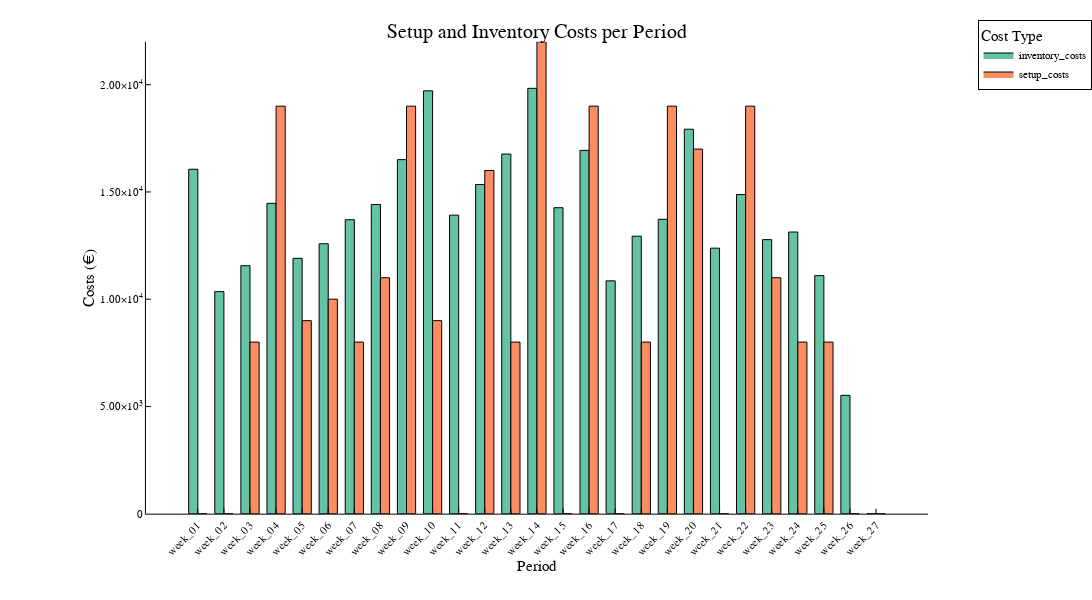

Notebook code for this chart:
### Markdown cell above
The following code calls the setup and inventory costs plot.

### Code cell
stacked_costs = create_cost_results()
p = create_cost_plot(stacked_costs)

### Figure 1 — Plotly figure (JSON) as saved in the notebook; plotly's stock layout.template omitted (floating-point values rounded to 4 significant figures)
{"data": [{"fill": "tozeroy", "fillcolor": "rgba(102, 194, 165, 1.000)", "legendgroup": "inventory_costs", "line": {"color": "rgba(0, 0, 0, 1.000)", "dash": "solid", "width": 1}, "mode": "lines", "name": "inventory_costs", "showlegend": true, "type": "scatter", "x": [0.15, 0.15, 0.5, 0.5, 0.15, 0.15], "xaxis": "x1", "y": [16060.0, 0, 0, 16060.0, 16060.0, 16060.0], "yaxis": "y1"}, {"fill": "tozeroy", "fillcolor": "rgba(102, 194, 165, 1.000)", "legendgroup": "inventory_costs", "line": {"color": "rgba(0, 0, 0, 1.000)", "dash": "solid", "width": 1}, "mode": "lines", "name": "inventory_costs", "showlegend": false, "type": "scatter", "x": [1.15, 1.15, 1.5, 1.5, 1.15, 1.15], "xaxis": "x1", "y": [10350.0, 0, 0, 10350.0, 10350.0, 10350.0], "yaxis": "y1"}, {"fill": "tozeroy", "fillcolor": "rgba(102, 194, 165, 1.000)", "legendgroup": "inventory_costs", "line": {"color": "rgba(0, 0, 0, 1.000)", "dash": "solid", "width": 1}, "mode": "lines", "name": "inventory_costs", "showlegend": false, "type": "scatter", "x": [2.15, 2.15, 2.5, 2.5, 2.15, 2.15], "xaxis": "x1", "y": [11560.0, 0, 0, 11560.0, 11560.0, 11560.0], "yaxis": "y1"}, {"fill": "tozeroy", "fillcolor": "rgba(102, 194, 165, 1.000)", "legendgroup": "inventory_costs", "line": {"color": "rgba(0, 0, 0, 1.000)", "dash": "solid", "width": 1}, "mode": "lines", "name": "inventory_costs", "showlegend": false, "type": "scatter", "x": [3.15, 3.15, 3.5, 3.5, 3.15, 3.15], "xaxis": "x1", "y": [14470.0, 0, 0, 14470.0, 14470.0, 14470.0], "yaxis": "y1"}, {"fill": "tozeroy", "fillcolor": "rgba(102, 194, 165, 1.000)", "legendgroup": "inventory_costs", "line": {"color": "rgba(0, 0, 0, 1.000)", "dash": "solid", "width": 1}, "mode": "lines", "name": "inventory_costs", "showlegend": false, "type": "scatter", "x": [4.15, 4.15, 4.5, 4.5, 4.15, 4.15], "xaxis": "x1", "y": [11900.0, 0, 0, 11900.0, 11900.0, 11900.0], "yaxis": "y1"}, {"fill": "tozeroy", "fillcolor": "rgba(102, 194, 165, 1.000)", "legendgroup": "inventory_costs", "line": {"color": "rgba(0, 0, 0, 1.000)", "dash": "solid", "width": 1}, "mode": "lines", "name": "inventory_costs", "showlegend": false, "type": "scatter", "x": [5.15, 5.15, 5.5, 5.5, 5.15, 5.15], "xaxis": "x1", "y": [12580.0, 0, 0, 12580.0, 12580.0, 12580.0], "yaxis": "y1"}, {"fill": "tozeroy", "fillcolor": "rgba(102, 194, 165, 1.000)", "legendgroup": "inventory_costs", "line": {"color": "rgba(0, 0, 0, 1.000)", "dash": "solid", "width": 1}, "mode": "lines", "name": "inventory_costs", "showlegend": false, "type": "scatter", "x": [6.15, 6.15, 6.5, 6.5, 6.15, 6.15], "xaxis": "x1", "y": [13700.0, 0, 0, 13700.0, 13700.0, 13700.0], "yaxis": "y1"}, {"fill": "tozeroy", "fillcolor": "rgba(102, 194, 165, 1.000)", "legendgroup": "inventory_costs", "line": {"color": "rgba(0, 0, 0, 1.000)", "dash": "solid", "width": 1}, "mode": "lines", "name": "inventory_costs", "showlegend": false, "type": "scatter", "x": [7.15, 7.15, 7.5, 7.5, 7.15, 7.15], "xaxis": "x1", "y": [14410.0, 0, 0, 14410.0, 14410.0, 14410.0], "yaxis": "y1"}, {"fill": "tozeroy", "fillcolor": "rgba(102, 194, 165, 1.000)", "legendgroup": "inventory_costs", "line": {"color": "rgba(0, 0, 0, 1.000)", "dash": "solid", "width": 1}, "mode": "lines", "name": "inventory_costs", "showlegend": false, "type": "scatter", "x": [8.15, 8.15, 8.5, 8.5, 8.15, 8.15], "xaxis": "x1", "y": [16510.0, 0, 0, 16510.0, 16510.0, 16510.0], "yaxis": "y1"}, {"fill": "tozeroy", "fillcolor": "rgba(102, 194, 165, 1.000)", "legendgroup": "inventory_costs", "line": {"color": "rgba(0, 0, 0, 1.000)", "dash": "solid", "width": 1}, "mode": "lines", "name": "inventory_costs", "showlegend": false, "type": "scatter", "x": [9.15, 9.15, 9.5, 9.5, 9.15, 9.15], "xaxis": "x1", "y": [19710.0, 0, 0, 19710.0, 19710.0, 19710.0], "yaxis": "y1"}, {"fill": "tozeroy", "fillcolor": "rgba(102, 194, 165, 1.000)", "legendgroup": "inventory_costs", "line": {"color": "rgba(0, 0, 0, 1.000)", "dash": "solid", "width": 1}, "mode": "lines", "name": "inventory_costs", "showlegend": false, "type": "scatter", "x": [10.15, 10.15, 10.5, 10.5, 10.15, 10.15], "xaxis": "x1", "y": [13920.0, 0, 0, 13920.0, 13920.0, 13920.0], "yaxis": "y1"}, {"fill": "tozeroy", "fillcolor": "rgba(102, 194, 165, 1.000)", "legendgroup": "inventory_costs", "line": {"color": "rgba(0, 0, 0, 1.000)", "dash": "solid", "width": 1}, "mode": "lines", "name": "inventory_costs", "showlegend": false, "type": "scatter", "x": [11.15, 11.15, 11.5, 11.5, 11.15, 11.15], "xaxis": "x1", "y": [15350.0, 0, 0, 15350.0, 15350.0, 15350.0], "yaxis": "y1"}, {"fill": "tozeroy", "fillcolor": "rgba(102, 194, 165, 1.000)", "legendgroup": "inventory_costs", "line": {"color": "rgba(0, 0, 0, 1.000)", "dash": "solid", "width": 1}, "mode": "lines", "name": "inventory_costs", "showlegend": false, "type": "scatter", "x": [12.15, 12.15, 12.5, 12.5, 12.15, 12.15], "xaxis": "x1", "y": [16770.0, 0, 0, 16770.0, 16770.0, 16770.0], "yaxis": "y1"}, {"fill": "tozeroy", "fillcolor": "rgba(102, 194, 165, 1.000)", "legendgroup": "inventory_costs", "line": {"color": "rgba(0, 0, 0, 1.000)", "dash": "solid", "width": 1}, "mode": "lines", "name": "inventory_costs", "showlegend": false, "type": "scatter", "x": [13.15, 13.15, 13.5, 13.5, 13.15, 13.15], "xaxis": "x1", "y": [19830.0, 0, 0, 19830.0, 19830.0, 19830.0], "yaxis": "y1"}, {"fill": "tozeroy", "fillcolor": "rgba(102, 194, 165, 1.000)", "legendgroup": "inventory_costs", "line": {"color": "rgba(0, 0, 0, 1.000)", "dash": "solid", "width": 1}, "mode": "lines", "name": "inventory_costs", "showlegend": false, "type": "scatter", "x": [14.15, 14.15, 14.5, 14.5, 14.15, 14.15], "xaxis": "x1", "y": [14260.0, 0, 0, 14260.0, 14260.0, 14260.0], "yaxis": "y1"}, {"fill": "tozeroy", "fillcolor": "rgba(102, 194, 165, 1.000)", "legendgroup": "inventory_costs", "line": {"color": "rgba(0, 0, 0, 1.000)", "dash": "solid", "width": 1}, "mode": "lines", "name": "inventory_costs", "showlegend": false, "type": "scatter", "x": [15.15, 15.15, 15.5, 15.5, 15.15, 15.15], "xaxis": "x1", "y": [16940.0, 0, 0, 16940.0, 16940.0, 16940.0], "yaxis": "y1"}, {"fill": "tozeroy", "fillcolor": "rgba(102, 194, 165, 1.000)", "legendgroup": "inventory_costs", "line": {"color": "rgba(0, 0, 0, 1.000)", "dash": "solid", "width": 1}, "mode": "lines", "name": "inventory_costs", "showlegend": false, "type": "scatter", "x": [16.15, 16.15, 16.5, 16.5, 16.15, 16.15], "xaxis": "x1", "y": [10850.0, 0, 0, 10850.0, 10850.0, 10850.0], "yaxis": "y1"}, {"fill": "tozeroy", "fillcolor": "rgba(102, 194, 165, 1.000)", "legendgroup": "inventory_costs", "line": {"color": "rgba(0, 0, 0, 1.000)", "dash": "solid", "width": 1}, "mode": "lines", "name": "inventory_costs", "showlegend": false, "type": "scatter", "x": [17.15, 17.15, 17.5, 17.5, 17.15, 17.15], "xaxis": "x1", "y": [12940.0, 0, 0, 12940.0, 12940.0, 12940.0], "yaxis": "y1"}, {"fill": "tozeroy", "fillcolor": "rgba(102, 194, 165, 1.000)", "legendgroup": "inventory_costs", "line": {"color": "rgba(0, 0, 0, 1.000)", "dash": "solid", "width": 1}, "mode": "lines", "name": "inventory_costs", "showlegend": false, "type": "scatter", "x": [18.15, 18.15, 18.5, 18.5, 18.15, 18.15], "xaxis": "x1", "y": [13730.0, 0, 0, 13730.0, 13730.0, 13730.0], "yaxis": "y1"}, {"fill": "tozeroy", "fillcolor": "rgba(102, 194, 165, 1.000)", "legendgroup": "inventory_costs", "line": {"color": "rgba(0, 0, 0, 1.000)", "dash": "solid", "width": 1}, "mode": "lines", "name": "inventory_costs", "showlegend": false, "type": "scatter", "x": [19.15, 19.15, 19.5, 19.5, 19.15, 19.15], "xaxis": "x1", "y": [17920.0, 0, 0, 17920.0, 17920.0, 17920.0], "yaxis": "y1"}, {"fill": "tozeroy", "fillcolor": "rgba(102, 194, 165, 1.000)", "legendgroup": "inventory_costs", "line": {"color": "rgba(0, 0, 0, 1.000)", "dash": "solid", "width": 1}, "mode": "lines", "name": "inventory_costs", "showlegend": false, "type": "scatter", "x": [20.15, 20.15, 20.5, 20.5, 20.15, 20.15], "xaxis": "x1", "y": [12380.0, 0, 0, 12380.0, 12380.0, 12380.0], "yaxis": "y1"}, {"fill": "tozeroy", "fillcolor": "rgba(102, 194, 165, 1.000)", "legendgroup": "inventory_costs", "line": {"color": "rgba(0, 0, 0, 1.000)", "dash": "solid", "width": 1}, "mode": "lines", "name": "inventory_costs", "showlegend": false, "type": "scatter", "x": [21.15, 21.15, 21.5, 21.5, 21.15, 21.15], "xaxis": "x1", "y": [14880.0, 0, 0, 14880.0, 14880.0, 14880.0], "yaxis": "y1"}, {"fill": "tozeroy", "fillcolor": "rgba(102, 194, 165, 1.000)", "legendgroup": "inventory_costs", "line": {"color": "rgba(0, 0, 0, 1.000)", "dash": "solid", "width": 1}, "mode": "lines", "name": "inventory_costs", "showlegend": false, "type": "scatter", "x": [22.15, 22.15, 22.5, 22.5, 22.15, 22.15], "xaxis": "x1", "y": [12780.0, 0, 0, 12780.0, 12780.0, 12780.0], "yaxis": "y1"}, {"fill": "tozeroy", "fillcolor": "rgba(102, 194, 165, 1.000)", "legendgroup": "inventory_costs", "line": {"color": "rgba(0, 0, 0, 1.000)", "dash": "solid", "width": 1}, "mode": "lines", "name": "inventory_costs", "showlegend": false, "type": "scatter", "x": [23.15, 23.15, 23.5, 23.5, 23.15, 23.15], "xaxis": "x1", "y": [13130.0, 0, 0, 13130.0, 13130.0, 13130.0], "yaxis": "y1"}, {"fill": "tozeroy", "fillcolor": "rgba(102, 194, 165, 1.000)", "legendgroup": "inventory_costs", "line": {"color": "rgba(0, 0, 0, 1.000)", "dash": "solid", "width": 1}, "mode": "lines", "name": "inventory_costs", "showlegend": false, "type": "scatter", "x": [24.15, 24.15, 24.5, 24.5, 24.15, 24.15], "xaxis": "x1", "y": [11100.0, 0, 0, 11100.0, 11100.0, 11100.0], "yaxis": "y1"}, {"fill": "tozeroy", "fillcolor": "rgba(102, 194, 165, 1.000)", "legendgroup": "inventory_costs", "line": {"color": "rgba(0, 0, 0, 1.000)", "dash": "solid", "width": 1}, "mode": "lines", "name": "inventory_costs", "showlegend": false, "type": "scatter", "x": [25.15, 25.15, 25.5, 25.5, 25.15, 25.15], "xaxis": "x1", "y": [5515.0, 0, 0, 5515.0, 5515.0, 5515.0], "yaxis": "y1"}, {"fill": "tozeroy", "fillcolor": "rgba(102, 194, 165, 1.000)", "legendgroup": "inventory_costs", "line": {"color": "rgba(0, 0, 0, 1.000)", "dash": "solid", "width": 1}, "mode": "lines", "name": "inventory_costs", "showlegend": false, "type": "scatter", "x": [26.15, 26.15, 26.5, 26.5, 26.15, 26.15], "xaxis": "x1", "y": [0, 0, 0, 0, 0, 0], "yaxis": "y1"}, {"colorbar": {"len": 0.8426, "title": "", "x": 0.9967, "y": 0.5397}, "legendgroup": "inventory_costs", "marker": {"color": "rgba(102, 194, 165, 0.000)", "line": {"color": "rgba(0, 0, 0, 0.000)", "width": 1}, "size": 0, "symbol": "circle"}, "mode": "markers", "name": "inventory_costs", "showlegend": false, "type": "scatter", "x": [0.325, 1.325, 2.325, 3.325, 4.325, 5.325, 6.325, 7.325, 8.325, 9.325, 10.33, 11.33, 12.33, 13.33, 14.33, 15.33, 16.32, 17.32, 18.32, 19.32, 20.32, 21.32, 22.32, 23.32, 24.32, 25.32, 26.32], "xaxis": "x", "y": [16060.0, 10350.0, 11560.0, 14470.0, 11900.0, 12580.0, 13700.0, 14410.0, 16510.0, 19710.0, 13920.0, 15350.0, 16770.0, 19830.0, 14260.0, 16940.0, 10850.0, 12940.0, 13730.0, 17920.0, 12380.0, 14880.0, 12780.0, 13130.0, 11100.0, 5515.0, 0], "yaxis": "y"}, {"fill": "tozeroy", "fillcolor": "rgba(252, 141, 98, 1.000)", "legendgroup": "setup_costs", "line": {"color": "rgba(0, 0, 0, 1.000)", "dash": "solid", "width": 1}, "mode": "lines", "name": "setup_costs", "showlegend": true, "type": "scatter", "x": [0.5, 0.5, 0.85, 0.85, 0.5, 0.5], "xaxis": "x1", "y": [0, 0, 0, 0, 0, 0], "yaxis": "y1"}, {"fill": "tozeroy", "fillcolor": "rgba(252, 141, 98, 1.000)", "legendgroup": "setup_costs", "line": {"color": "rgba(0, 0, 0, 1.000)", "dash": "solid", "width": 1}, "mode": "lines", "name": "setup_costs", "showlegend": false, "type": "scatter", "x": [1.5, 1.5, 1.85, 1.85, 1.5, 1.5], "xaxis": "x1", "y": [0, 0, 0, 0, 0, 0], "yaxis": "y1"}, {"fill": "tozeroy", "fillcolor": "rgba(252, 141, 98, 1.000)", "legendgroup": "setup_costs", "line": {"color": "rgba(0, 0, 0, 1.000)", "dash": "solid", "width": 1}, "mode": "lines", "name": "setup_costs", "showlegend": false, "type": "scatter", "x": [2.5, 2.5, 2.85, 2.85, 2.5, 2.5], "xaxis": "x1", "y": [8000, 0, 0, 8000, 8000, 8000], "yaxis": "y1"}, {"fill": "tozeroy", "fillcolor": "rgba(252, 141, 98, 1.000)", "legendgroup": "setup_costs", "line": {"color": "rgba(0, 0, 0, 1.000)", "dash": "solid", "width": 1}, "mode": "lines", "name": "setup_costs", "showlegend": false, "type": "scatter", "x": [3.5, 3.5, 3.85, 3.85, 3.5, 3.5], "xaxis": "x1", "y": [19000, 0, 0, 19000, 19000, 19000], "yaxis": "y1"}, {"fill": "tozeroy", "fillcolor": "rgba(252, 141, 98, 1.000)", "legendgroup": "setup_costs", "line": {"color": "rgba(0, 0, 0, 1.000)", "dash": "solid", "width": 1}, "mode": "lines", "name": "setup_costs", "showlegend": false, "type": "scatter", "x": [4.5, 4.5, 4.85, 4.85, 4.5, 4.5], "xaxis": "x1", "y": [9000, 0, 0, 9000, 9000, 9000], "yaxis": "y1"}, {"fill": "tozeroy", "fillcolor": "rgba(252, 141, 98, 1.000)", "legendgroup": "setup_costs", "line": {"color": "rgba(0, 0, 0, 1.000)", "dash": "solid", "width": 1}, "mode": "lines", "name": "setup_costs", "showlegend": false, "type": "scatter", "x": [5.5, 5.5, 5.85, 5.85, 5.5, 5.5], "xaxis": "x1", "y": [10000.0, 0, 0, 10000.0, 10000.0, 10000.0], "yaxis": "y1"}, {"fill": "tozeroy", "fillcolor": "rgba(252, 141, 98, 1.000)", "legendgroup": "setup_costs", "line": {"color": "rgba(0, 0, 0, 1.000)", "dash": "solid", "width": 1}, "mode": "lines", "name": "setup_costs", "showlegend": false, "type": "scatter", "x": [6.5, 6.5, 6.85, 6.85, 6.5, 6.5], "xaxis": "x1", "y": [8000, 0, 0, 8000, 8000, 8000], "yaxis": "y1"}, {"fill": "tozeroy", "fillcolor": "rgba(252, 141, 98, 1.000)", "legendgroup": "setup_costs", "line": {"color": "rgba(0, 0, 0, 1.000)", "dash": "solid", "width": 1}, "mode": "lines", "name": "setup_costs", "showlegend": false, "type": "scatter", "x": [7.5, 7.5, 7.85, 7.85, 7.5, 7.5], "xaxis": "x1", "y": [11000, 0, 0, 11000, 11000, 11000], "yaxis": "y1"}, {"fill": "tozeroy", "fillcolor": "rgba(252, 141, 98, 1.000)", "legendgroup": "setup_costs", "line": {"color": "rgba(0, 0, 0, 1.000)", "dash": "solid", "width": 1}, "mode": "lines", "name": "setup_costs", "showlegend": false, "type": "scatter", "x": [8.5, 8.5, 8.85, 8.85, 8.5, 8.5], "xaxis": "x1", "y": [19000, 0, 0, 19000, 19000, 19000], "yaxis": "y1"}, {"fill": "tozeroy", "fillcolor": "rgba(252, 141, 98, 1.000)", "legendgroup": "setup_costs", "line": {"color": "rgba(0, 0, 0, 1.000)", "dash": "solid", "width": 1}, "mode": "lines", "name": "setup_costs", "showlegend": false, "type": "scatter", "x": [9.5, 9.5, 9.85, 9.85, 9.5, 9.5], "xaxis": "x1", "y": [9000, 0, 0, 9000, 9000, 9000], "yaxis": "y1"}, {"fill": "tozeroy", "fillcolor": "rgba(252, 141, 98, 1.000)", "legendgroup": "setup_costs", "line": {"color": "rgba(0, 0, 0, 1.000)", "dash": "solid", "width": 1}, "mode": "lines", "name": "setup_costs", "showlegend": false, "type": "scatter", "x": [10.5, 10.5, 10.85, 10.85, 10.5, 10.5], "xaxis": "x1", "y": [9.267e-13, 0, 0, 9.267e-13, 9.267e-13, 9.267e-13], "yaxis": "y1"}, {"fill": "tozeroy", "fillcolor": "rgba(252, 141, 98, 1.000)", "legendgroup": "setup_costs", "line": {"color": "rgba(0, 0, 0, 1.000)", "dash": "solid", "width": 1}, "mode": "lines", "name": "setup_costs", "showlegend": false, "type": "scatter", "x": [11.5, 11.5, 11.85, 11.85, 11.5, 11.5], "xaxis": "x1", "y": [16000.0, 0, 0, 16000.0, 16000.0, 16000.0], "yaxis": "y1"}, {"fill": "tozeroy", "fillcolor": "rgba(252, 141, 98, 1.000)", "legendgroup": "setup_costs", "line": {"color": "rgba(0, 0, 0, 1.000)", "dash": "solid", "width": 1}, "mode": "lines", "name": "setup_costs", "showlegend": false, "type": "scatter", "x": [12.5, 12.5, 12.85, 12.85, 12.5, 12.5], "xaxis": "x1", "y": [8000, 0, 0, 8000, 8000, 8000], "yaxis": "y1"}, {"fill": "tozeroy", "fillcolor": "rgba(252, 141, 98, 1.000)", "legendgroup": "setup_costs", "line": {"color": "rgba(0, 0, 0, 1.000)", "dash": "solid", "width": 1}, "mode": "lines", "name": "setup_costs", "showlegend": false, "type": "scatter", "x": [13.5, 13.5, 13.85, 13.85, 13.5, 13.5], "xaxis": "x1", "y": [22000, 0, 0, 22000, 22000, 22000], "yaxis": "y1"}, {"fill": "tozeroy", "fillcolor": "rgba(252, 141, 98, 1.000)", "legendgroup": "setup_costs", "line": {"color": "rgba(0, 0, 0, 1.000)", "dash": "solid", "width": 1}, "mode": "lines", "name": "setup_costs", "showlegend": false, "type": "scatter", "x": [14.5, 14.5, 14.85, 14.85, 14.5, 14.5], "xaxis": "x1", "y": [0, 0, 0, 0, 0, 0], "yaxis": "y1"}, {"fill": "tozeroy", "fillcolor": "rgba(252, 141, 98, 1.000)", "legendgroup": "setup_costs", "line": {"color": "rgba(0, 0, 0, 1.000)", "dash": "solid", "width": 1}, "mode": "lines", "name": "setup_costs", "showlegend": false, "type": "scatter", "x": [15.5, 15.5, 15.85, 15.85, 15.5, 15.5], "xaxis": "x1", "y": [19000, 0, 0, 19000, 19000, 19000], "yaxis": "y1"}, {"fill": "tozeroy", "fillcolor": "rgba(252, 141, 98, 1.000)", "legendgroup": "setup_costs", "line": {"color": "rgba(0, 0, 0, 1.000)", "dash": "solid", "width": 1}, "mode": "lines", "name": "setup_costs", "showlegend": false, "type": "scatter", "x": [16.5, 16.5, 16.85, 16.85, 16.5, 16.5], "xaxis": "x1", "y": [0, 0, 0, 0, 0, 0], "yaxis": "y1"}, {"fill": "tozeroy", "fillcolor": "rgba(252, 141, 98, 1.000)", "legendgroup": "setup_costs", "line": {"color": "rgba(0, 0, 0, 1.000)", "dash": "solid", "width": 1}, "mode": "lines", "name": "setup_costs", "showlegend": false, "type": "scatter", "x": [17.5, 17.5, 17.85, 17.85, 17.5, 17.5], "xaxis": "x1", "y": [8000, 0, 0, 8000, 8000, 8000], "yaxis": "y1"}, {"fill": "tozeroy", "fillcolor": "rgba(252, 141, 98, 1.000)", "legendgroup": "setup_costs", "line": {"color": "rgba(0, 0, 0, 1.000)", "dash": "solid", "width": 1}, "mode": "lines", "name": "setup_costs", "showlegend": false, "type": "scatter", "x": [18.5, 18.5, 18.85, 18.85, 18.5, 18.5], "xaxis": "x1", "y": [19000, 0, 0, 19000, 19000, 19000], "yaxis": "y1"}, {"fill": "tozeroy", "fillcolor": "rgba(252, 141, 98, 1.000)", "legendgroup": "setup_costs", "line": {"color": "rgba(0, 0, 0, 1.000)", "dash": "solid", "width": 1}, "mode": "lines", "name": "setup_costs", "showlegend": false, "type": "scatter", "x": [19.5, 19.5, 19.85, 19.85, 19.5, 19.5], "xaxis": "x1", "y": [17000, 0, 0, 17000, 17000, 17000], "yaxis": "y1"}, {"fill": "tozeroy", "fillcolor": "rgba(252, 141, 98, 1.000)", "legendgroup": "setup_costs", "line": {"color": "rgba(0, 0, 0, 1.000)", "dash": "solid", "width": 1}, "mode": "lines", "name": "setup_costs", "showlegend": false, "type": "scatter", "x": [20.5, 20.5, 20.85, 20.85, 20.5, 20.5], "xaxis": "x1", "y": [0, 0, 0, 0, 0, 0], "yaxis": "y1"}, {"fill": "tozeroy", "fillcolor": "rgba(252, 141, 98, 1.000)", "legendgroup": "setup_costs", "line": {"color": "rgba(0, 0, 0, 1.000)", "dash": "solid", "width": 1}, "mode": "lines", "name": "setup_costs", "showlegend": false, "type": "scatter", "x": [21.5, 21.5, 21.85, 21.85, 21.5, 21.5], "xaxis": "x1", "y": [19000, 0, 0, 19000, 19000, 19000], "yaxis": "y1"}, {"fill": "tozeroy", "fillcolor": "rgba(252, 141, 98, 1.000)", "legendgroup": "setup_costs", "line": {"color": "rgba(0, 0, 0, 1.000)", "dash": "solid", "width": 1}, "mode": "lines", "name": "setup_costs", "showlegend": false, "type": "scatter", "x": [22.5, 22.5, 22.85, 22.85, 22.5, 22.5], "xaxis": "x1", "y": [11000.0, 0, 0, 11000.0, 11000.0, 11000.0], "yaxis": "y1"}, {"fill": "tozeroy", "fillcolor": "rgba(252, 141, 98, 1.000)", "legendgroup": "setup_costs", "line": {"color": "rgba(0, 0, 0, 1.000)", "dash": "solid", "width": 1}, "mode": "lines", "name": "setup_costs", "showlegend": false, "type": "scatter", "x": [23.5, 23.5, 23.85, 23.85, 23.5, 23.5], "xaxis": "x1", "y": [8000, 0, 0, 8000, 8000, 8000], "yaxis": "y1"}, {"fill": "tozeroy", "fillcolor": "rgba(252, 141, 98, 1.000)", "legendgroup": "setup_costs", "line": {"color": "rgba(0, 0, 0, 1.000)", "dash": "solid", "width": 1}, "mode": "lines", "name": "setup_costs", "showlegend": false, "type": "scatter", "x": [24.5, 24.5, 24.85, 24.85, 24.5, 24.5], "xaxis": "x1", "y": [8000, 0, 0, 8000, 8000, 8000], "yaxis": "y1"}, {"fill": "tozeroy", "fillcolor": "rgba(252, 141, 98, 1.000)", "legendgroup": "setup_costs", "line": {"color": "rgba(0, 0, 0, 1.000)", "dash": "solid", "width": 1}, "mode": "lines", "name": "setup_costs", "showlegend": false, "type": "scatter", "x": [25.5, 25.5, 25.85, 25.85, 25.5, 25.5], "xaxis": "x1", "y": [0, 0, 0, 0, 0, 0], "yaxis": "y1"}, {"fill": "tozeroy", "fillcolor": "rgba(252, 141, 98, 1.000)", "legendgroup": "setup_costs", "line": {"color": "rgba(0, 0, 0, 1.000)", "dash": "solid", "width": 1}, "mode": "lines", "name": "setup_costs", "showlegend": false, "type": "scatter", "x": [26.5, 26.5, 26.85, 26.85, 26.5, 26.5], "xaxis": "x1", "y": [0, 0, 0, 0, 0, 0], "yaxis": "y1"}, {"colorbar": {"len": 0.8426, "title": "", "x": 0.9967, "y": 0.5397}, "legendgroup": "setup_costs", "marker": {"color": "rgba(252, 141, 98, 0.000)", "line": {"color": "rgba(0, 0, 0, 0.000)", "width": 1}, "size": 0, "symbol": "circle"}, "mode": "markers", "name": "setup_costs", "showlegend": false, "type": "scatter", "x": [0.675, 1.675, 2.675, 3.675, 4.675, 5.675, 6.675, 7.675, 8.675, 9.675, 10.68, 11.68, 12.68, 13.68, 14.68, 15.68, 16.68, 17.68, 18.68, 19.68, 20.68, 21.68, 22.68, 23.68, 24.68, 25.68, 26.68], "xaxis": "x", "y": [0, 0, 8000, 19000, 9000, 10000.0, 8000, 11000, 19000, 9000, 9.267e-13, 16000.0, 8000, 22000, 0, 19000, 0, 8000, 19000, 17000, 0, 19000, 11000.0, 8000, 8000, 0, 0], "yaxis": "y"}], "layout": {"annotations": [{"font": {"color": "rgba(0, 0, 0, 1.000)", "family": "sans-serif", "size": 20}, "rotation": 0, "showarrow": false, "text": "Setup and Inventory Costs per Period", "x": 0.5767, "xanchor": "center", "xref": "paper", "y": 1, "yanchor": "top", "yref": "paper"}], "height": 600, "legend": {"bgcolor": "rgba(255, 255, 255, 1.000)", "bordercolor": "rgba(0, 0, 0, 1.000)", "borderwidth": 1, "font": {"color": "rgba(0, 0, 0, 1.000)", "family": "sans-serif", "size": 11}, "title": {"font": {"color": "rgba(0, 0, 0, 1.000)", "family": "sans-serif", "size": 15}, "text": "Cost Type"}, "tracegroupgap": 0, "traceorder": "normal", "x": 1.05, "xanchor": "upper", "y": 1, "yanchor": "right"}, "margin": {"b": 20, "l": 0, "r": 0, "t": 20}, "paper_bgcolor": "rgba(255, 255, 255, 1.000)", "plot_bgcolor": "rgba(255, 255, 255, 1.000)", "showlegend": true, "width": 1200, "xaxis": {"anchor": "y", "domain": [0.1568, 0.9967], "gridcolor": "rgba(0, 0, 0, 0.100)", "gridwidth": 0.5, "linecolor": "rgba(0, 0, 0, 1.000)", "mirror": false, "range": [-1.489, 28.49], "showgrid": false, "showline": true, "showticklabels": true, "tickangle": -45, "tickcolor": "rgb(0, 0, 0)", "tickfont": {"color": "rgba(0, 0, 0, 1.000)", "family": "sans-serif", "size": 11}, "tickmode": "array", "ticks": "inside", "ticktext": ["week_01", "week_02", "week_03", "week_04", "week_05", "week_06", "week_07", "week_08", "week_09", "week_10", "week_11", "week_12", "week_13", "week_14", "week_15", "week_16", "week_17", "week_18", "week_19", "week_20", "week_21", "week_22", "week_23", "week_24", "week_25", "week_26", "week_27"], "tickvals": [0.5, 1.5, 2.5, 3.5, 4.5, 5.5, 6.5, 7.5, 8.5, 9.5, 10.5, 11.5, 12.5, 13.5, 14.5, 15.5, 16.5, 17.5, 18.5, 19.5, 20.5, 21.5, 22.5, 23.5, 24.5, 25.5, 26.5], "title": "Period", "titlefont": {"color": "rgba(0, 0, 0, 1.000)", "family": "sans-serif", "size": 15}, "type": "-", "visible": true, "zeroline": false, "zerolinecolor": "rgba(0, 0, 0, 1.000)"}, "yaxis": {"anchor": "x", "domain": [0.1184, 0.961], "gridcolor": "rgba(0, 0, 0, 0.100)", "gridwidth": 0.5, "linecolor": "rgba(0, 0, 0, 1.000)", "mirror": false, "range": [0, 22000], "showgrid": false, "showline": true, "showticklabels": true, "tickangle": 0, "tickcolor": "rgb(0, 0, 0)", "tickfont": {"color": "rgba(0, 0, 0, 1.000)", "family": "sans-serif", "size": 11}, "tickmode": "array", "ticks": "inside", "ticktext": ["0", "5.00×10<sup>3</sup>", "1.00×10<sup>4</sup>", "1.50×10<sup>4</sup>", "2.00×10<sup>4</sup>"], "tickvals": [0, 5000, 10000, 15000, 20000], "title": "Costs (€)", "titlefont": {"color": "rgba(0, 0, 0, 1.000)", "family": "sans-serif", "size": 15}, "type": "-", "visible": true, "zeroline": false, "zerolinecolor": "rgba(0, 0, 0, 1.000)"}}}
